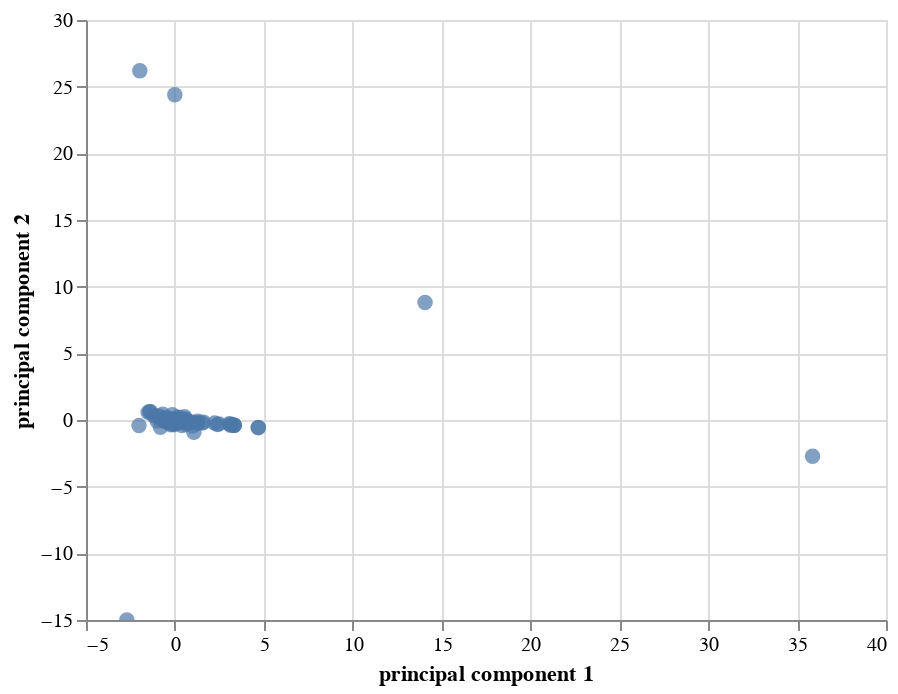

Notebook code for this chart:
### Code cell
# working in how import altair is recognized on sagemaker
#cluster_chart=alt.Chart(df).mark_circle(size=60).encode(
#    x='principal component 1',
#   y='principal component 2',
#    tooltip=['principal component 3']).interactive()
# cluster_chart

### Figure 1 — Vega-Lite specification as saved in the notebook (floating-point values rounded to 4 significant figures; data arrays with more than 128 entries replaced by an {"elided": "..."} marker saying what was removed)
{"$schema": "https://vega.github.io/schema/vega-lite/v3.4.0.json", "config": {"mark": {"tooltip": null}, "view": {"height": 300, "width": 400}}, "data": {"name": "data-f17e9609ec63a0d5e7cb9ec05842d1ff"}, "datasets": {"data-f17e9609ec63a0d5e7cb9ec05842d1ff": {"elided": "533 records"}}, "encoding": {"tooltip": [{"field": "principal component 3", "type": "quantitative"}], "x": {"field": "principal component 1", "type": "quantitative"}, "y": {"field": "principal component 2", "type": "quantitative"}}, "mark": {"size": 60, "type": "circle"}, "selection": {"selector003": {"bind": "scales", "encodings": ["x", "y"], "type": "interval"}}}
